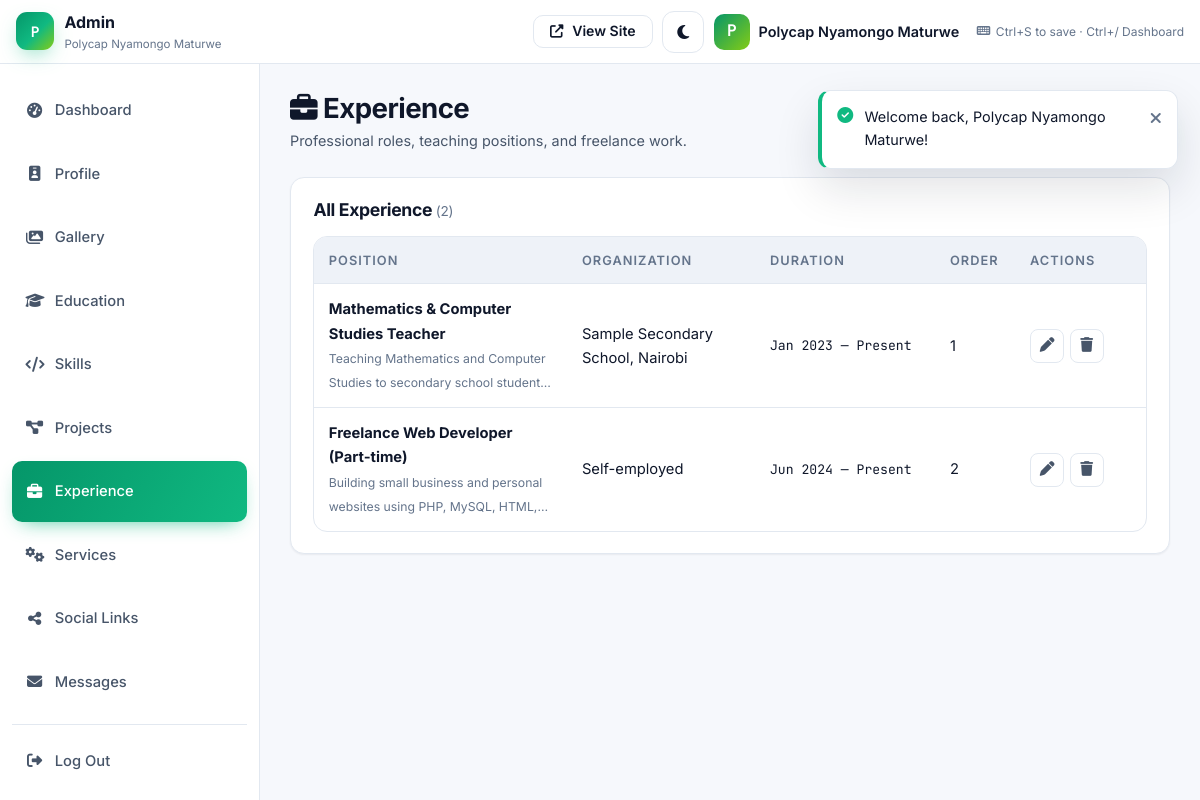
Page /admin/experience.php (signed in) on the committed database.
### tables this page shows
CREATE TABLE `experience` (
  `id`               INT UNSIGNED NOT NULL AUTO_INCREMENT,
  `position`         VARCHAR(150) NOT NULL,
  `organization`     VARCHAR(180) NOT NULL,
  `start_date`       DATE         DEFAULT NULL,
  `end_date`         DATE         DEFAULT NULL,
  `description`      TEXT         DEFAULT NULL,
  `responsibilities` TEXT         DEFAULT NULL,
  `achievements`     TEXT         DEFAULT NULL,
  `display_order`    INT          NOT NULL DEFAULT 0,
  `created_at`       TIMESTAMP    NOT NULL DEFAULT CURRENT_TIMESTAMP,
  `updated_at`       TIMESTAMP    NOT NULL DEFAULT CURRENT_TIMESTAMP ON UPDATE CURRENT_TIMESTAMP,
  PRIMARY KEY (`id`),
  KEY `idx_exp_dates` (`start_date`, `end_date`)
);

### includes/functions.php (called while the page is built, shortened)
<?php
function e($value): string
{
    return htmlspecialchars((string)($value ?? ''), ENT_QUOTES | ENT_SUBSTITUTE, 'UTF-8');
}
function clean($value): string
{
    return trim((string)($value ?? ''));
}
function url(string $path = '/'): string
{
    $base = rtrim(APP_URL, '/');
    return $base . '/' . ltrim($path, '/');
}
function formatDate(?string $date, string $format = 'M Y'): string
{
    $ts = strtotime($date);
    return $ts ? date($format, $ts) : '';
}
function formatDateRange(?string $start, ?string $end, string $format = 'M Y'): string
{
    $s = formatDate($start, $format);
    $e = $end ? formatDate($end, $format) : 'Present';
    return $s . ' — ' . $e;
}
function excerpt(?string $text, int $length = 120): string
{
    $text = trim((string)$text);
    return mb_substr($text, 0, $length - 1) . '…';
}

### admin/experience.php (the view, shortened to what this page needs)
<?php
$pdo    = getDB();
$action = clean($_GET['action'] ?? 'list');
$rows = $pdo->query(
    'SELECT * FROM experience
     ORDER BY display_order, start_date DESC, id DESC'
)->fetchAll();
$editing = null;
require_once __DIR__ . '/partials/admin_header.php';
require_once __DIR__ . '/partials/admin_sidebar.php';
?>
<div class="admin-page-head">
    <div>
        <h1><i class="fas fa-briefcase"></i> Experience</h1>
        <p>Professional roles, teaching positions, and freelance work.</p>
    </div>
    <div class="actions">
        <?php if ($action === 'list'): ?>
            <a href="<?= url('/admin/experience.php?action=new') ?>" class="btn btn--primary btn--sm">
            </a>
        <?php else: ?>
            <a href="<?= url('/admin/experience.php') ?>" class="btn btn--ghost btn--sm">
                <i class="fas fa-list"></i> Back to list
            </a>
        <?php endif; ?>
    </div>
</div>
<?php if ($action === 'new' || $action === 'edit'): ?>
    <?php
      $val = function (string $key, $default = '') use ($editing) {
          if (old($key) !== '') return old($key);
          return $editing[$key] ?? $default;
      };
    ?>
    <form method="post" class="panel">
        <?= csrfField() ?>
        <input type="hidden" name="form_action" value="save">
        <input type="hidden" name="id" value="<?= (int)($editing['id'] ?? 0) ?>">
        <div class="panel__head">
            <h2><?= $action === 'edit' ? 'Edit' : 'New' ?> Experience Entry</h2>
        </div>
        <div class="admin-form">
            <div class="grid-2">
                <div class="form-group">
                    <label for="position">Position / Role *</label>
                    <input class="form-control" type="text" id="position" name="position"
                           value="<?= e($val('position')) ?>" required maxlength="150">
                </div>
                <div class="form-group">
                    <label for="organization">Organization *</label>
                    <input class="form-control" type="text" id="organization" name="organization"
                           value="<?= e($val('organization')) ?>" required maxlength="180">
                </div>
            </div>
            <div class="grid-2">
                <div class="form-group">
                    <label for="start_date">Start Date</label>
                    <input class="form-control" type="date" id="start_date" name="start_date"
                           value="<?= e($val('start_date')) ?>">
                </div>
                <div class="form-group">
                    <label for="end_date">End Date</label>
                    <input class="form-control" type="date" id="end_date" name="end_date"
                           value="<?= e($val('end_date')) ?>">
                    <div class="hint">Leave empty if this is your current role → displays as <strong>Present</strong>.</div>
                </div>
            </div>
            <div class="form-group">
                <label for="description">Short Description</label>
                <textarea class="form-control" id="description" name="description" rows="2"><?= e($val('description')) ?></textarea>
            </div>
            <div class="form-group">
                <label for="responsibilities">Responsibilities</label>
                <textarea class="form-control" id="responsibilities" name="responsibilities" rows="5"><?= e($val('responsibilities')) ?></textarea>
                <div class="hint">One responsibility per line. Each line becomes a bullet point.</div>
            </div>
            <div class="form-group">
                <label for="achievements">Achievements</label>
                <textarea class="form-control" id="achievements" name="achievements" rows="5"><?= e($val('achievements')) ?></textarea>
                <div class="hint">One achievement per line. Each line becomes a bullet point.</div>
            </div>
            <div class="form-group" style="max-width:220px">
                <label for="display_order">Display Order</label>
                <input class="form-control" type="number" id="display_order" name="display_order"
                       value="<?= e($val('display_order', '0')) ?>">
                <div class="hint">Lower numbers appear first.</div>
            </div>
        </div>
        <div class="admin-form-actions">
            <button type="submit" class="btn btn--primary">
                <i class="fas fa-save"></i> <?= $action === 'edit' ? 'Update' : 'Create' ?>
            </button>
            <a href="<?= url('/admin/experience.php') ?>" class="btn btn--ghost">Cancel</a>
        </div>
    </form>
<?php else: ?>
    <div class="panel">
        <div class="panel__head">
            <h2>
                All Experience
                <span class="muted" style="font-weight:400;font-size:.85rem;">(<?= count($rows) ?>)</span>
            </h2>
        </div>
        <?php if ($rows): ?>
            <div class="table-wrap">
                <table class="admin-table">
                    <thead>
                        <tr>
                            <th>Position</th>
                            <th>Organization</th>
                            <th style="width:180px;">Duration</th>
                            <th style="width:80px;">Order</th>
                            <th style="width:130px;">Actions</th>
                        </tr>
                    </thead>
                    <tbody>
                        <?php foreach ($rows as $r):
                        ?>
                            <tr>
                                <td>
                                    <strong><?= e($r['position']) ?></strong>
                                    <?php if (!empty($r['description'])): ?>
                                        <br><small class="muted"><?= e(excerpt($r['description'], 70)) ?></small>
                                    <?php endif; ?>
                                </td>
                                <td><?= e($r['organization']) ?></td>
                                <td class="mono" style="font-size:.82rem;">
                                    <?= e(formatDateRange($r['start_date'], $r['end_date'], 'M Y')) ?>
                                </td>
                                <td><?= (int)$r['display_order'] ?></td>
                                <td>
                                    <div class="row-actions">
                                        <a class="btn-icon"
                                           href="<?= url('/admin/experience.php?action=edit&id=' . (int)$r['id']) ?>"
                                           title="Edit">
                                            <i class="fas fa-pen"></i>
                                        </a>
                                        <form method="post"
                                              action="<?= url('/admin/experience.php') ?>"
                                              style="display:inline"
                                              onsubmit="return confirm('Delete this experience entry?');">
                                            <button type="submit" class="btn-icon btn-icon--danger" title="Delete">
                                                <i class="fas fa-trash"></i>
                                            </button>
                                        </form>
                                    </div>
                                </td>
                            </tr>
                        <?php endforeach; ?>
                    </tbody>
                </table>
            </div>
        <?php endif; ?>
    </div>
<?php endif; ?>
<?php require_once __DIR__ . '/partials/admin_footer.php'; ?>

### rows in the picture
experience: position "Mathematics & Computer Studies Teacher", description "Teaching Mathematics and Computer Studies to secondary school student…", organization "Sample Secondary School, Nairobi", formatDateRange($r['start_date'], $r['end_date'], 'M Y') "Jan 2023 — Present", display_order "1"
experience: position "Freelance Web Developer (Part-time)", description "Building small business and personal websites using PHP, MySQL, HTML,…", organization "Self-employed", formatDateRange($r['start_date'], $r['end_date'], 'M Y') "Jun 2024 — Present", display_order "2"

### other values in the picture
mb_strtoupper(mb_substr($user['full_name'] ?? 'A', 0, 1)) "P"
APP_NAME "Polycap Nyamongo Maturwe"
$user['full_name'] "Polycap Nyamongo Maturwe"
$it['label'] "Dashboard"
$it['label'] "Profile"
$it['label'] "Gallery"
$it['label'] "Education"
$it['label'] "Skills"
$it['label'] "Projects"
$it['label'] "Experience"
$it['label'] "Services"
$it['label'] "Social Links"
$it['label'] "Messages"
count($rows) "2"
